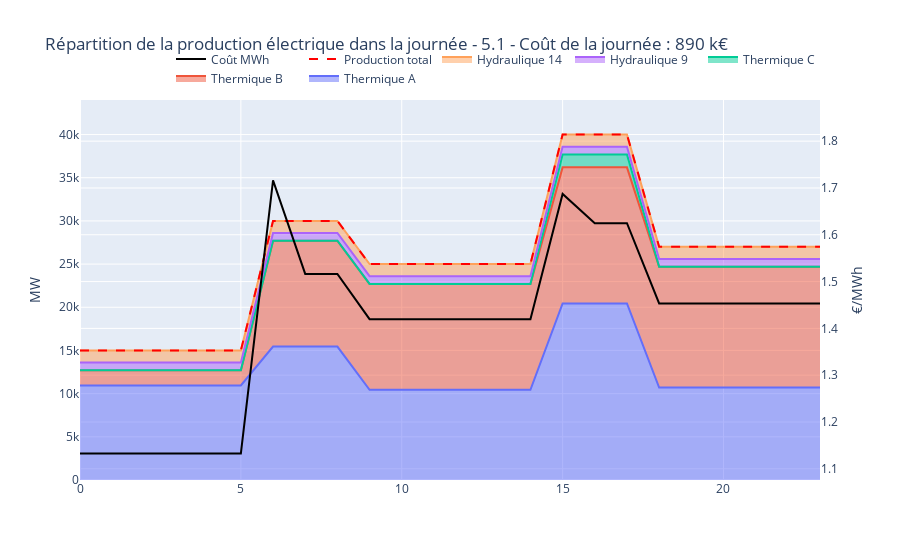

Notebook code cell kept with this figure:
### Code cell
from utils_viz import df_results5, Results_viz5
df = df_results5(dict_N,dict_P,dict_Nstart,dict_Thermique,dict_H,dict_Hstart,dict_Hydro=dict_Hydro,consommation=consommation)
fig = Results_viz5(df,dict_Thermique,dict_Hydro)
A = "5.1"
fig.update_layout(
    title = f"Répartition de la production électrique dans la journée - {A} - Coût de la journée : {int(np.around(model.ObjVal/1000,0))} k€"
)
fig.show()
fig.write_html(f"HTML/Répartition de la production électrique dans la journée - {A}.html")
df.to_csv(f"CSV/Résultats - {A}.csv",index=False)

### Figure 1 — Plotly figure (JSON) as saved in the notebook; plotly's stock layout.template omitted (floating-point values rounded to 4 significant figures)
{"data": [{"name": "Thermique A", "stackgroup": "one", "type": "scatter", "x": [0, 1, 2, 3, 4, 5, 6, 7, 8, 9, 10, 11, 12, 13, 14, 15, 16, 17, 18, 19, 20, 21, 22, 23], "y": [10950, 10950, 10950, 10950, 10950, 10950.0, 15450, 15450, 15450, 10450, 10450, 10450, 10450, 10450, 10450.0, 20450, 20450, 20450, 10700, 10700, 10700, 10700, 10700, 10700]}, {"name": "Thermique B", "stackgroup": "one", "type": "scatter", "x": [0, 1, 2, 3, 4, 5, 6, 7, 8, 9, 10, 11, 12, 13, 14, 15, 16, 17, 18, 19, 20, 21, 22, 23], "y": [1750, 1750, 1750, 1750, 1750, 1750.0, 12250, 12250, 12250, 12250, 12250, 12250, 12250, 12250, 12250.0, 15750, 15750, 15750, 14000, 14000, 14000, 14000, 14000, 14000]}, {"name": "Thermique C", "stackgroup": "one", "type": "scatter", "x": [0, 1, 2, 3, 4, 5, 6, 7, 8, 9, 10, 11, 12, 13, 14, 15, 16, 17, 18, 19, 20, 21, 22, 23], "y": [0, 0, 0, 0, 0, 0, 0, 0, 0, 0, 0, 0, 0, 0, 0, 1500, 1500, 1500, 0, 0, 0, 0, 0, 0]}, {"name": "Hydraulique 9", "stackgroup": "one", "type": "scatter", "x": [0, 1, 2, 3, 4, 5, 6, 7, 8, 9, 10, 11, 12, 13, 14, 15, 16, 17, 18, 19, 20, 21, 22, 23], "y": [900, 900, 900, 900, 900, 900, 900, 900, 900, 900, 900, 900, 900, 900, 900, 900, 900, 900, 900, 900, 900, 900, 900, 900]}, {"name": "Hydraulique 14", "stackgroup": "one", "type": "scatter", "x": [0, 1, 2, 3, 4, 5, 6, 7, 8, 9, 10, 11, 12, 13, 14, 15, 16, 17, 18, 19, 20, 21, 22, 23], "y": [1400, 1400, 1400, 1400, 1400, 1400, 1400, 1400, 1400, 1400, 1400, 1400, 1400, 1400, 1400, 1400, 1400, 1400, 1400, 1400, 1400, 1400, 1400, 1400]}, {"line": {"color": "red", "dash": "dash"}, "name": "Production total", "type": "scatter", "x": [0, 1, 2, 3, 4, 5, 6, 7, 8, 9, 10, 11, 12, 13, 14, 15, 16, 17, 18, 19, 20, 21, 22, 23], "y": [15000, 15000, 15000, 15000, 15000, 15000, 30000, 30000, 30000, 25000, 25000, 25000, 25000, 25000, 25000, 40000, 40000, 40000, 27000, 27000, 27000, 27000, 27000, 27000]}, {"line": {"color": "black"}, "name": "Coût MWh", "type": "scatter", "x": [0, 1, 2, 3, 4, 5, 6, 7, 8, 9, 10, 11, 12, 13, 14, 15, 16, 17, 18, 19, 20, 21, 22, 23], "y": [1.133, 1.133, 1.133, 1.133, 1.133, 1.133, 1.716, 1.516, 1.516, 1.42, 1.42, 1.42, 1.42, 1.42, 1.42, 1.687, 1.625, 1.625, 1.453, 1.453, 1.453, 1.453, 1.453, 1.453], "yaxis": "y2"}], "layout": {"hovermode": "x", "legend": {"orientation": "h", "x": 1, "xanchor": "right", "y": 1.02, "yanchor": "bottom"}, "title": {"text": "Répartition de la production électrique dans la journée - 5.1 - Coût de la journée : 890 k€"}, "yaxis": {"range": [0, 44000], "title": {"text": "MW"}}, "yaxis2": {"anchor": "free", "overlaying": "y", "position": 1, "range": [1.076, 1.888], "side": "right", "title": {"text": "€/MWh"}}}}
